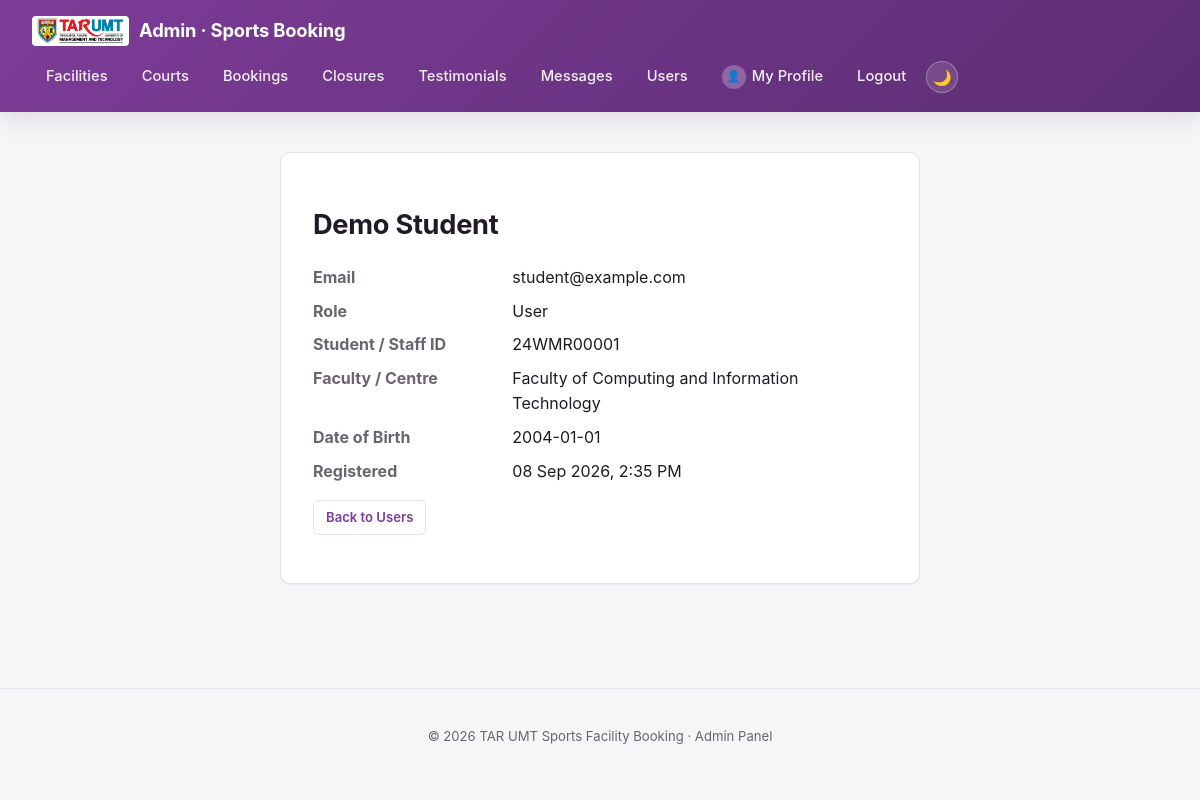
The app's page /admin/user_view.php?id=2 (signed in) with its own data.
### tables this page shows
CREATE TABLE users (
  id INT AUTO_INCREMENT PRIMARY KEY, name VARCHAR(100) NOT NULL,
  email VARCHAR(190) NOT NULL UNIQUE, password_hash VARCHAR(255) NOT NULL,
  id_number VARCHAR(30), faculty VARCHAR(160), date_of_birth DATE,
  profile_image_url VARCHAR(500) NULL,
  is_admin TINYINT(1) NOT NULL DEFAULT 0,
  created_at TIMESTAMP NOT NULL DEFAULT CURRENT_TIMESTAMP
);

### admin/user_view.php (the view, shortened to what this page needs)
<?php
require '../config.php';
$id = (int) ($_GET['id'] ?? 0);
$stmt = $conn->prepare('SELECT id, name, email, id_number, faculty, date_of_birth, profile_image_url, is_admin, created_at FROM users WHERE id = ?');
$stmt->bind_param('i', $id);
$stmt->execute();
$user = $stmt->get_result()->fetch_assoc();
require 'partials/header.php';
?>
<div class="form-card" style="max-width:640px;">
<h1><?= htmlspecialchars($user['name']) ?></h1>
<dl class="user-details">
<dt>Email</dt><dd><?= htmlspecialchars($user['email']) ?></dd>
<dt>Role</dt><dd><?= $user['email'] === 'admin@example.com' ? 'System Admin' : ($user['is_admin'] ? 'Admin' : 'User') ?></dd>
<dt>Student / Staff ID</dt><dd><?= htmlspecialchars($user['id_number'] ?: 'Not provided') ?></dd>
<dt>Faculty / Centre</dt><dd><?= htmlspecialchars($user['faculty'] ?: 'Not provided') ?></dd>
<dt>Date of Birth</dt><dd><?= htmlspecialchars($user['date_of_birth'] ?: 'Not provided') ?></dd>
<dt>Registered</dt><dd><?= htmlspecialchars(date('d M Y, g:i A', strtotime($user['created_at']))) ?></dd>
</dl>
<p><a class="btn btn-secondary btn-small" href="users.php">Back to Users</a></p>
</div>
<?php require 'partials/footer.php'; ?>

### style.css (style rules this page uses)
:root { color-scheme: light; --accent: #7d3c98; --accent-dark: #5c2d72; --accent-soft: #f3ecf7; --bg: #f6f5f8; --surface: #ffffff; --surface-alt: #faf9fb; --text: #1f1a24; --text-muted: #6b6470; --border: #e6e1ea; --danger: #c0392b; --danger-dark: #a5301f; --danger-soft: #fceceb; --success: #1e8449; --success-soft: #eafaf1; --radius-sm: 6px; --radius-md: 10px; --radius-lg: 16px; --shadow-sm: 0 1px 2px rgba(20, 10, 30, 0.06); --shadow-md: 0 8px 24px rgba(20, 10, 30, 0.10); }
* { box-sizing: border-box; }
body { font-family: -apple-system, BlinkMacSystemFont, "Segoe UI", Roboto, Helvetica, Arial, sans-serif; margin: 0; background: var(--bg); color: var(--text); line-height: 1.6; -webkit-font-smoothing: antialiased; }
.user-details { display: grid; grid-template-columns: minmax(120px, 1fr) 2fr; gap: 8px 12px; overflow-wrap: anywhere; }
.user-details dt { font-weight: 700; color: var(--text-muted); }
.user-details dd { margin: 0; }
h1 { font-size: 1.7rem; font-weight: 700; letter-spacing: -0.01em; }
.form-card, .auth-card { background: var(--surface); border: 1px solid var(--border); border-radius: var(--radius-md); padding: 32px; max-width: 440px; margin: 0 auto; box-shadow: var(--shadow-sm); }
.btn, button { display: inline-flex; align-items: center; gap: 6px; padding: 10px 18px; background: var(--accent); color: #fff; border: 1px solid transparent; border-radius: var(--radius-sm); cursor: pointer; text-decoration: none; font-size: 0.92rem; font-weight: 600; font-family: inherit; transition: background 0.15s ease; }
.btn-secondary { background: var(--surface); color: var(--accent); border: 1px solid var(--border); }
.btn-small { padding: 6px 12px; font-size: 0.82rem; }
a { color: var(--accent); }

### records on screen
users: name "Demo Student", email "student@example.com", id_number "24WMR00001", faculty "Faculty of Computing and Information Technology", date_of_birth "2004-01-01", created_at "08 Sep 2026, 2:35 PM"
